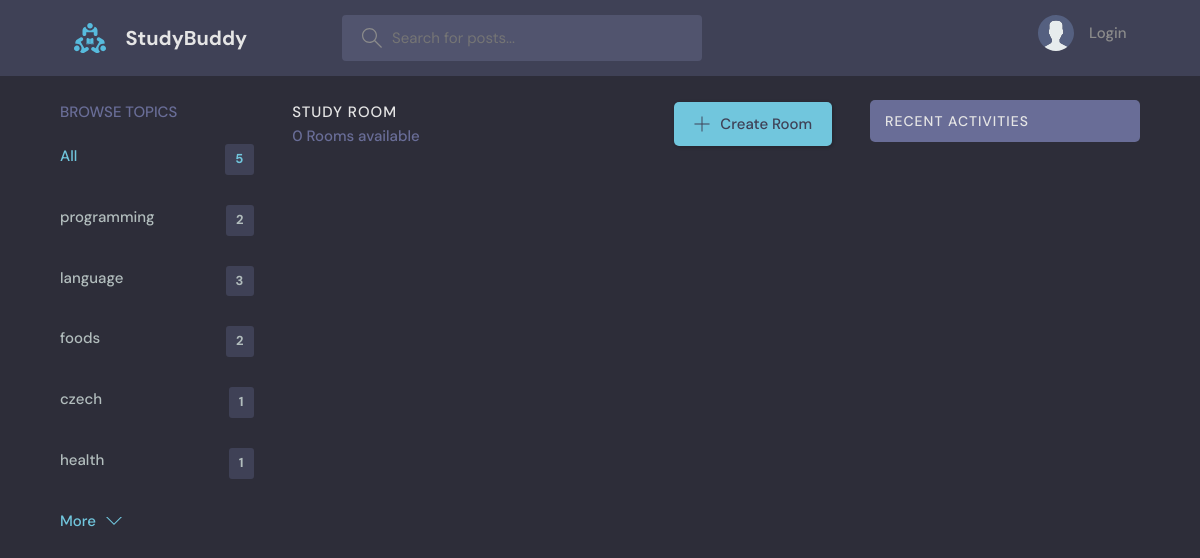
The app's page /?q=visa, older data.
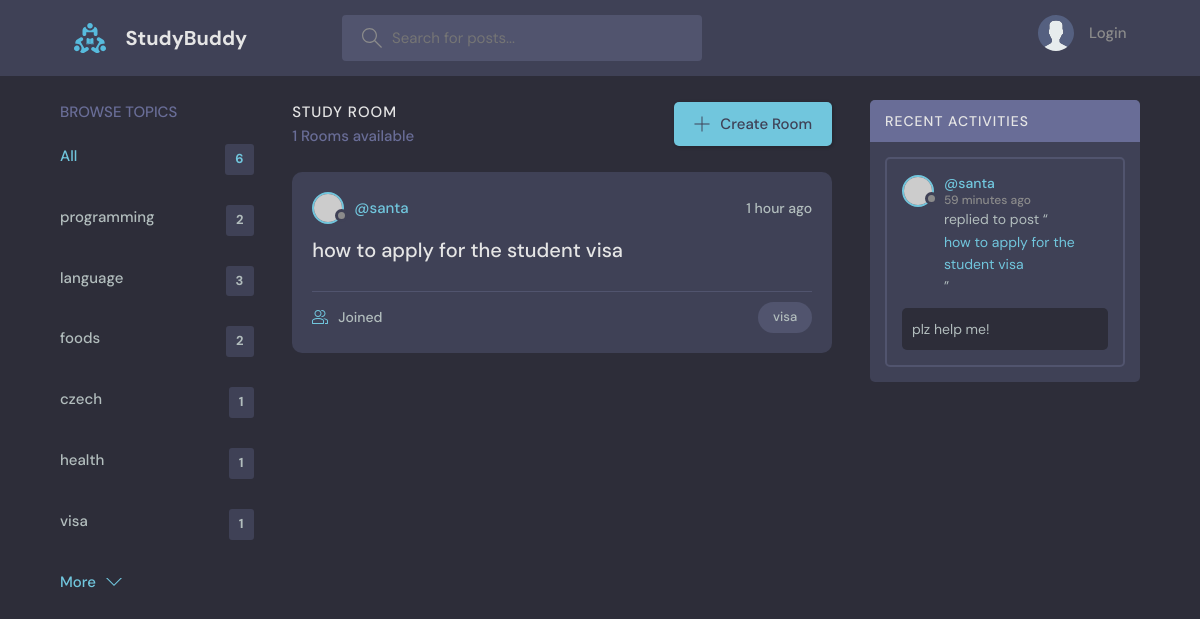
The same page, newer data.
### base/models.py (models this page shows, shortened)
class Topic(models.Model):
    name = models.CharField(max_length=100)

class Room(models.Model):
    host = models.ForeignKey(User, on_delete=models.SET_NULL, null=True)
    topic = models.ForeignKey(Topic, on_delete=models.SET_NULL, null=True)
    name = models.CharField(max_length=100)
    description = models.TextField(null=True, blank=True)
    participants = models.ManyToManyField(User, related_name='participants', blank=True)
    updated = models.DateTimeField(auto_now=True)
    created = models.DateTimeField(auto_now_add=True)
    class Meta:
        ordering = ['-updated', '-created'] # descending order
    def __str__(self):
        return self.name

class Message(models.Model):
    user = models.ForeignKey(User, on_delete=models.CASCADE)  # one-to-many relationship
    room = models.ForeignKey(Room, on_delete=models.CASCADE)  # one-to-many relationship
    body = models.TextField()
    updated = models.DateTimeField(auto_now=True)
    created = models.DateTimeField(auto_now_add=True)
    class Meta:
        ordering = ['-updated', '-created'] # descending order

### base/views.py (the view)
# urls.py: path('', views.home, name='home'),
def home(request):
    q = request.GET.get('q') if request.GET.get('q') != None else ''
    rooms = Room.objects.all().filter(
        Q(topic__name__icontains=q) |
        Q(name__icontains=q) |
        Q(description__icontains=q)
        )
    topics = Topic.objects.all()
    room_count = rooms.count()
    room_messages = Message.objects.filter(Q(room__topic__name__icontains=q))
    context = {
        'rooms': rooms,
        'topics': topics,
        'room_count': room_count,
        'room_messages': room_messages,
    }
    return render(request, 'base/home.html', context)

### base/templates/base/home.html (shortened to what this page needs)
{% extends 'main.html' %}
{% block content %}
    <main class="layout layout--3">
      <div class="container">
        {% include 'base/topics_component.html' %}
        <div class="roomList">
          <div class="roomList__header">
            <div>
              <h2>Study Room</h2>
              <p>{{room_count}} Rooms available</p>
            </div>
            <a class="btn btn--main" href="{% url 'create-room' %}">
              <svg version="1.1" xmlns="http://www.w3.org/2000/svg" width="32" height="32" viewBox="0 0 32 32">
                <title>add</title>
                <path
                  d="M16.943 0.943h-1.885v14.115h-14.115v1.885h14.115v14.115h1.885v-14.115h14.115v-1.885h-14.115v-14.115z"
                ></path>
              </svg>
              Create Room
            </a>
          </div>
          {% include 'base/feed_component.html' %}
        </div>
        {% include 'base/activity_component.html' %}
      </div>
    </main>
  {% endblock content %}

### base/templates/base/topics_component.html
<div class="topics">
    <div class="topics__header">
      <h2>Browse Topics</h2>
    </div>
    <ul class="topics__list">
      <li>
        <a href="{% url 'home' %}" class="active">All <span>{{topics.count}}</span></a>
      </li>
      {% for topic in topics %}
      <li>
        <a href="{% url 'home' %}?q={{topic.name}}">{{topic.name}}<span>{{topic.room_set.all.count}}</span></a>
      </li>
      {% endfor %}
    </ul>
    <a class="btn btn--link" href="topics.html">
      More
      <svg version="1.1" xmlns="http://www.w3.org/2000/svg" width="32" height="32" viewBox="0 0 32 32">
        <title>chevron-down</title>
        <path d="M16 21l-13-13h-3l16 16 16-16h-3l-13 13z"></path>
      </svg>
    </a>
  </div>

### base/templates/base/feed_component.html (shortened to what this page needs)
{% for room in rooms %}
<div class="roomListRoom">
    <div class="roomListRoom__header">
      <a href="{% url 'user-profile' room.host.id %}" class="roomListRoom__author">
        <div class="avatar avatar--small">
          <img src="https://randomuser.me/api/portraits/women/11.jpg" />
        </div>
        <span>@{{room.host.username}}</span>
      </a>
      <div class="roomListRoom__actions">
        <span>{{room.created|timesince}} ago</span>
      </div>
    </div>
    <div class="roomListRoom__content">
      <a href="{% url 'room' room.id %}">{{room.name}}</a>
    </div>
    <div class="roomListRoom__meta">
      <a href="{% url 'room' room.id %}" class="roomListRoom__joined">
        {{room.participants.count.all.count}} Joined
      </a>
      <p class="roomListRoom__topic">{{room.topic.name}}</p>
    </div>
  </div>
  {% endfor %}

### base/templates/base/activity_component.html (shortened to what this page needs)
<div class="activities">
    <div class="activities__header">
      <h2>Recent Activities</h2>
    </div>
    {% for message in room_messages %}
    <div class="activities__box">
      <div class="activities__boxHeader roomListRoom__header">
        <a href="{% url 'user-profile' message.user.id %}" class="roomListRoom__author">
          <div class="avatar avatar--small">
            <img src="https://randomuser.me/api/portraits/women/11.jpg" />
          </div>
          <p>
            @{{message.user}}
            <span>{{message.created | timesince}} ago</span>
          </p>
        </a>
      </div>
      <div class="activities__boxContent">
        <p>replied to post “<a href="{% url 'room' message.room.id %}">{{message.room}}</a>”</p>
        <div class="activities__boxRoomContent">
            {{message.body}}
        </div>
      </div>
    </div>
    {% endfor %}
  </div>

Row changes from the older to the newer data that the page shows:
added Topic: name "visa", room_set.all.count "1"
added Room: host.username "santa", created "1 hour", name "how to apply for the student visa", topic.name "visa"
added Message: user "santa", created "59 minutes", room "how to apply for the student visa", body "plz help me!"
Text that changed along with them:
{{ topics.count }}: "5" → "6"
{{ room_count }}: "0" → "1"
